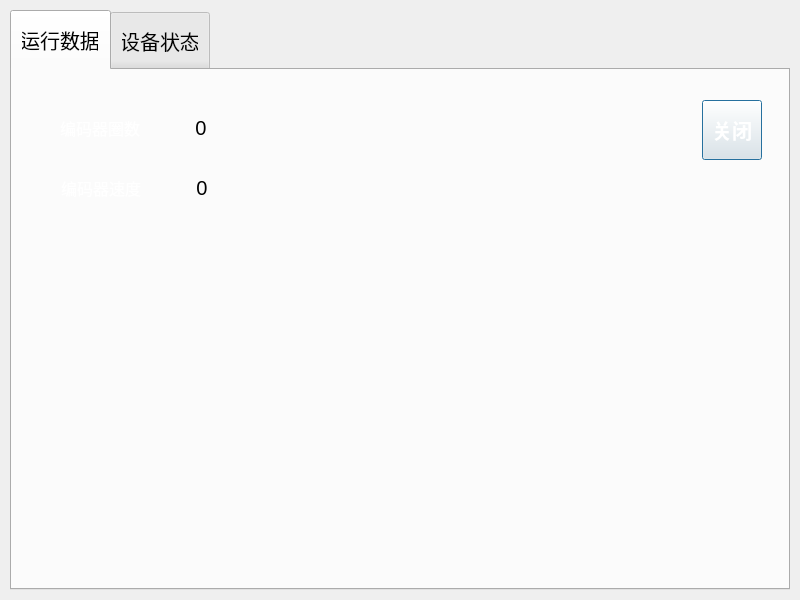
<?xml version="1.0" encoding="UTF-8"?>
<ui version="4.0">
 <class>YhcRunStatusDialog</class>
 <widget class="QDialog" name="YhcRunStatusDialog">
  <property name="geometry">
   <rect>
    <x>0</x>
    <y>0</y>
    <width>800</width>
    <height>600</height>
   </rect>
  </property>
  <property name="windowTitle">
   <string>Dialog</string>
  </property>
  <property name="styleSheet">
   <string notr="true">background-image: url(:/pic/blue_bg.png);</string>
  </property>
  <widget class="QTabWidget" name="tabWidget">
   <property name="geometry">
    <rect>
     <x>10</x>
     <y>10</y>
     <width>780</width>
     <height>580</height>
    </rect>
   </property>
   <property name="font">
    <font>
     <pointsize>15</pointsize>
    </font>
   </property>
   <property name="styleSheet">
    <string notr="true">QTabBar::tab{width:100;height:60}</string>
   </property>
   <property name="currentIndex">
    <number>0</number>
   </property>
   <property name="iconSize">
    <size>
     <width>16</width>
     <height>16</height>
    </size>
   </property>
   <widget class="QWidget" name="tab">
    <attribute name="title">
     <string>运行数据</string>
    </attribute>
    <widget class="QLabel" name="Yhc_Encoder_Cycle_Num_label">
     <property name="geometry">
      <rect>
       <x>139</x>
       <y>40</y>
       <width>100</width>
       <height>36</height>
      </rect>
     </property>
     <property name="font">
      <font>
       <pointsize>15</pointsize>
      </font>
     </property>
     <property name="styleSheet">
      <string notr="true">background-image: url(:/pic/white_bg.png);</string>
     </property>
     <property name="text">
      <string>0</string>
     </property>
     <property name="alignment">
      <set>Qt::AlignCenter</set>
     </property>
    </widget>
    <widget class="QLabel" name="label">
     <property name="geometry">
      <rect>
       <x>38</x>
       <y>40</y>
       <width>100</width>
       <height>36</height>
      </rect>
     </property>
     <property name="font">
      <font>
       <pointsize>12</pointsize>
      </font>
     </property>
     <property name="styleSheet">
      <string notr="true">color: rgb(255, 255, 255);
background-image: url(:/pic/field_bg.png);</string>
     </property>
     <property name="text">
      <string>编码器圈数</string>
     </property>
     <property name="alignment">
      <set>Qt::AlignCenter</set>
     </property>
    </widget>
    <widget class="QLabel" name="Yhc_Encoder_Speed_label">
     <property name="geometry">
      <rect>
       <x>140</x>
       <y>100</y>
       <width>100</width>
       <height>36</height>
      </rect>
     </property>
     <property name="font">
      <font>
       <pointsize>15</pointsize>
      </font>
     </property>
     <property name="styleSheet">
      <string notr="true">background-image: url(:/pic/white_bg.png);</string>
     </property>
     <property name="text">
      <string>0</string>
     </property>
     <property name="alignment">
      <set>Qt::AlignCenter</set>
     </property>
    </widget>
    <widget class="QLabel" name="label_2">
     <property name="geometry">
      <rect>
       <x>39</x>
       <y>100</y>
       <width>100</width>
       <height>36</height>
      </rect>
     </property>
     <property name="font">
      <font>
       <pointsize>12</pointsize>
      </font>
     </property>
     <property name="styleSheet">
      <string notr="true">color: rgb(255, 255, 255);
background-image: url(:/pic/field_bg.png);</string>
     </property>
     <property name="text">
      <string>编码器速度</string>
     </property>
     <property name="alignment">
      <set>Qt::AlignCenter</set>
     </property>
    </widget>
    <widget class="QPushButton" name="pushButton">
     <property name="geometry">
      <rect>
       <x>690</x>
       <y>30</y>
       <width>60</width>
       <height>60</height>
      </rect>
     </property>
     <property name="font">
      <font>
       <pointsize>15</pointsize>
       <weight>75</weight>
       <bold>true</bold>
      </font>
     </property>
     <property name="styleSheet">
      <string notr="true">color: rgb(255, 255, 255);</string>
     </property>
     <property name="text">
      <string>关闭</string>
     </property>
    </widget>
   </widget>
   <widget class="QWidget" name="tab_2">
    <attribute name="title">
     <string>设备状态</string>
    </attribute>
    <widget class="QPushButton" name="closePushButton2">
     <property name="geometry">
      <rect>
       <x>670</x>
       <y>40</y>
       <width>60</width>
       <height>60</height>
      </rect>
     </property>
     <property name="font">
      <font>
       <pointsize>15</pointsize>
       <weight>75</weight>
       <bold>true</bold>
      </font>
     </property>
     <property name="styleSheet">
      <string notr="true">color: rgb(255, 255, 255);</string>
     </property>
     <property name="text">
      <string>关闭</string>
     </property>
    </widget>
   </widget>
  </widget>
 </widget>
 <resources/>
 <connections/>
</ui>
